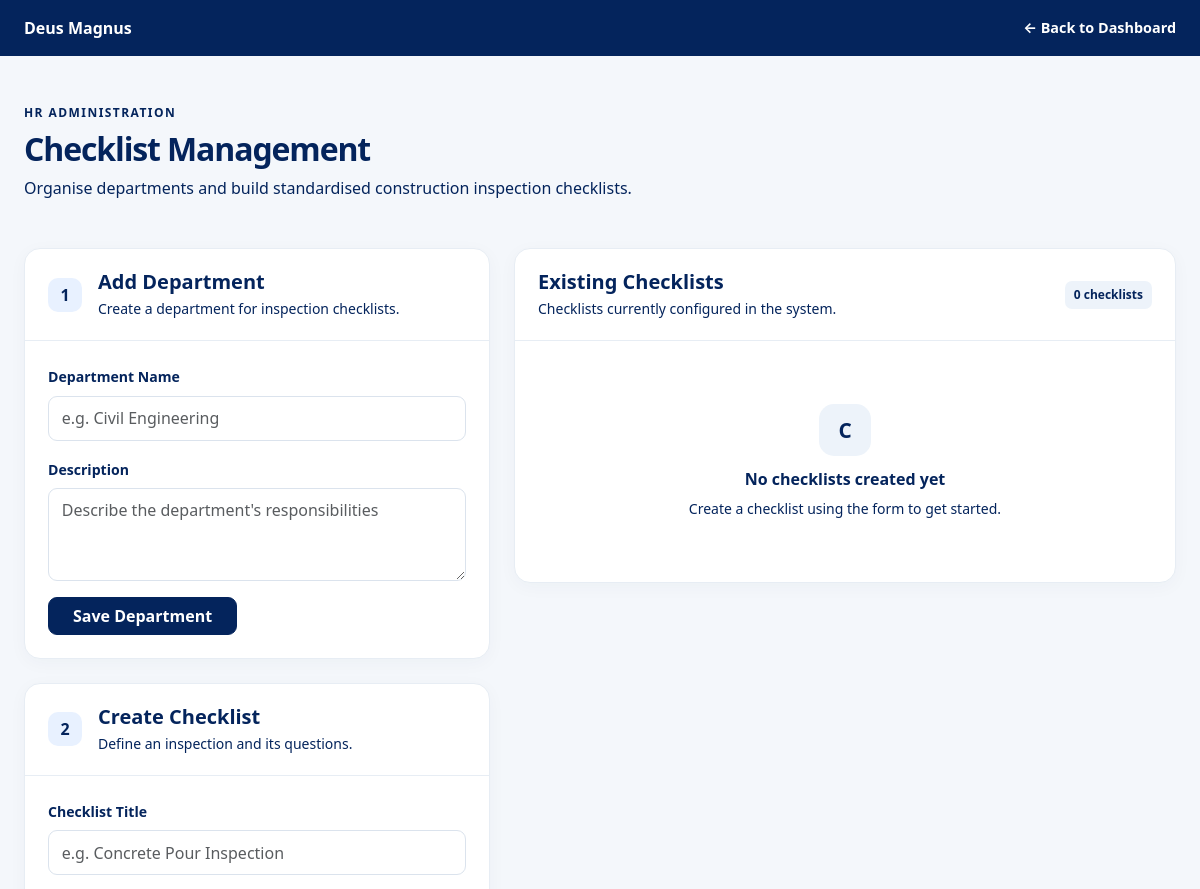
Before: /site-checkbook/checklists/manage/ (signed in, upper part) with the older database file.
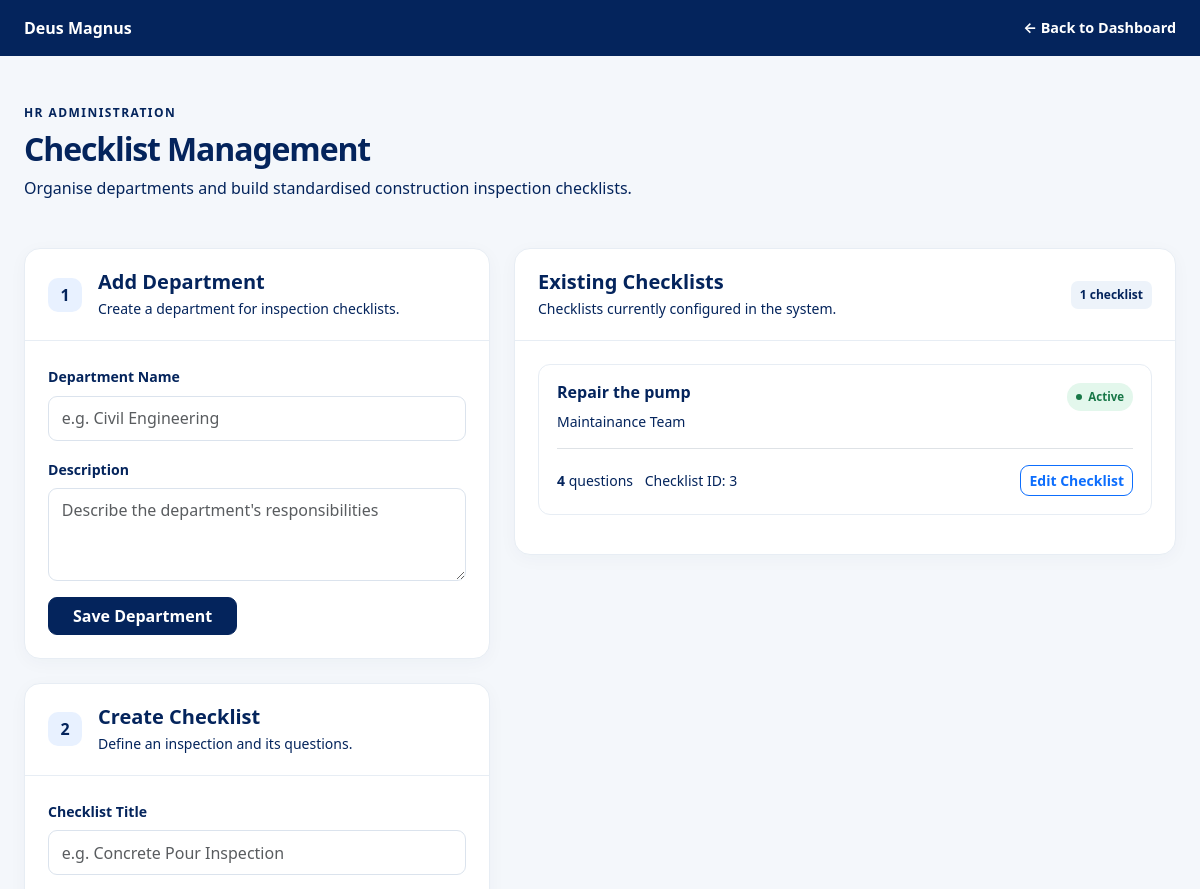
After: the same page with the newer database file.
### site_checkbook/models.py (models this page shows, shortened)
class Checklist(models.Model):
    department = models.ForeignKey(
        Department,
        on_delete=models.PROTECT,
        related_name="checklists",
    )
    title = models.CharField(max_length=200)
    description = models.TextField(blank=True)
    is_active = models.BooleanField(default=True)
    created_at = models.DateTimeField(auto_now_add=True)
    class Meta:
        ordering = ["department__name", "title"]

class Department(models.Model):
    name = models.CharField(max_length=150, unique=True)
    description = models.TextField(blank=True)
    is_active = models.BooleanField(default=True)
    created_at = models.DateTimeField(auto_now_add=True)
    class Meta:
        ordering = ["name"]

### site_checkbook/views.py (the view)
@login_required
def manage_checklists(request):
    if not is_hr_reviewer(request.user):
        raise PermissionDenied
    departments = Department.objects.all().order_by("name")
    checklists = Checklist.objects.select_related(
        "department"
    ).prefetch_related("questions")
    return render(
        request,
        "site_checkbook/manage_checklists.html",
        {
            "departments": departments,
            "checklists": checklists,
            "is_reviewer": True,
            "can_manage_projects": can_manage_projects(request.user),
        },
    )

### site_checkbook/permissions.py (called while the page is built)
def can_manage_projects(user):
    if not user.is_authenticated:
        return False
    return (
        user.is_superuser
        or user.groups.filter(
            name__in=["HR", "Supervisors", "Project Managers"]
        ).exists()
    )

### site_checkbook/views.py (called while the page is built)
def is_hr_reviewer(user):
    return (
        user.is_authenticated
        and (
            user.is_superuser
            or user.groups.filter(name__in=["HR", "Supervisors"]).exists()
        )
    )

### templates/site_checkbook/manage_checklists.html (shortened to what the changed rows need)
<!DOCTYPE html>
<html lang="en">
<head>
    <link href="https://cdn.jsdelivr.net/npm/bootstrap@5.3.3/dist/css/bootstrap.min.css" rel="stylesheet">
</head>
<body>
<main class="container-fluid page-wrap px-3 px-lg-4 py-4 py-lg-5">
    <div class="mb-4 mb-lg-5">
        <h1 class="page-title h2 mb-2">Checklist Management</h1>
    </div>
    <div class="row g-4 align-items-start">
        <div class="col-lg-5">
            <section class="panel mb-4">
                <div class="panel-heading d-flex align-items-center gap-3">
                    <div>
                        <h2 class="h5 fw-bold mb-1">Add Department</h2>
                    </div>
                </div>
            </section>
            <section class="panel">
                <div class="panel-heading d-flex align-items-center gap-3">
                    <div>
                        <h2 class="h5 fw-bold mb-1">Create Checklist</h2>
                    </div>
                </div>
            </section>
        </div>
        <div class="col-lg-7">
            <section class="panel">
                <div class="panel-heading d-flex flex-wrap justify-content-between align-items-center gap-2">
                    <div>
                        <h2 class="h5 fw-bold mb-1">Existing Checklists</h2>
                        <p class="muted small mb-0">Checklists currently configured in the system.</p>
                    </div>
                    <span class="count-chip">
                        {{ checklists|length }} checklist{{ checklists|length|pluralize }}
                    </span>
                </div>
                <div class="panel-body">
                    {% for checklist in checklists %}
                        <article class="checklist-item mb-3">
                            <div class="d-flex justify-content-between align-items-start gap-3">
                                <div>
                                    <h3 class="h6 fw-bold mb-2">{{ checklist.title }}</h3>
                                    <div class="muted small">
                                        {{ checklist.department.name }}
                                    </div>
                                </div>
                                {% if checklist.is_active %}
                                    <span class="status-pill status-active">Active</span>
                                {% else %}
                                    <span class="status-pill status-inactive">Inactive</span>
                                {% endif %}
                            </div>
                            <div class="d-flex flex-wrap justify-content-between align-items-center gap-2 border-top pt-3 mt-3">
                                <div>
                                    <span class="small muted">
                                        <strong>{{ checklist.questions.count }}</strong>
                                        question{{ checklist.questions.count|pluralize }}
                                    </span>
                                    <span class="small muted ms-2">
                                        Checklist ID: {{ checklist.pk }}
                                    </span>
                                </div>
                                <a href="{% url 'site_checkbook:edit_checklist' checklist.pk %}"
                                class="btn btn-sm btn-outline-primary">
                                    Edit Checklist
                                </a>
                            </div>
                        </article>
                    {% empty %}
                        <div class="empty-state">
                            <div class="empty-icon">C</div>
                            <h3 class="h6 fw-bold">No checklists created yet</h3>
                            <p class="muted small mb-0">
                                Create a checklist using the form to get started.
                            </p>
                        </div>
                    {% endfor %}
                </div>
            </section>
        </div>
    </div>
</main>
</body>
</html>

Changed rows visible on the page:
added Checklist: title "Repair the pump", department.name "Maintainance Team", is_active "Active", questions.count "4", pk "3"
Other visible differences:
{{ checklists|length }}: "0" → "1"
text no longer shown: "C No checklists created yet Create a checklist using the form to get started."
